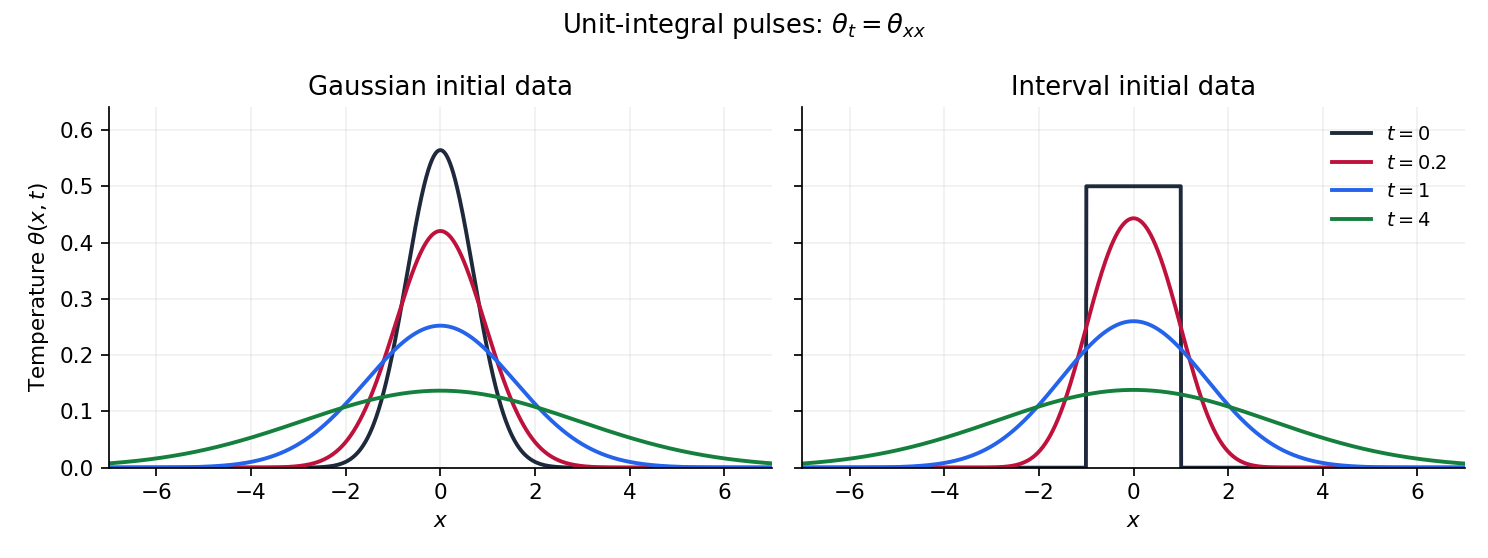

This figure's Python source:
"""Original heat-pulse profiles; Python 3.14, NumPy and Matplotlib.

Run in the mirrored _media paper directory; writes the PNG to cwd.
"""
from pathlib import Path
from math import erf
import numpy as np
import matplotlib
matplotlib.use('Agg')
import matplotlib.pyplot as plt

fig, axes = plt.subplots(1,2,figsize=(9.6,3.6),facecolor='white',sharey=True)
x=np.linspace(-7,7,1601)
erf_array=np.vectorize(erf)
colors=['#1e293b','#be123c','#2563eb','#15803d']
for t,color in zip([0,.2,1,4],colors):
    g=np.exp(-x*x/(1+4*t))/np.sqrt(np.pi*(1+4*t))
    pulse=.5*((x>-1)&(x<1)) if t==0 else .25*(erf_array((x+1)/(2*np.sqrt(t)))-erf_array((x-1)/(2*np.sqrt(t))))
    for ax,y in zip(axes,[g,pulse]):
        ax.plot(x,y,color=color,label=f'$t={t:g}$',lw=1.8)
for ax,title in zip(axes,['Gaussian initial data','Interval initial data']):
    ax.set(title=title,xlabel='$x$',xlim=(-7,7),ylim=(0,.64))
    ax.grid(alpha=.18)
    ax.spines[['top','right']].set_visible(False)
axes[0].set_ylabel(r'Temperature $\theta(x,t)$')
axes[1].legend(frameon=False,loc='upper right',fontsize=9)
fig.suptitle(r'Unit-integral pulses: $\theta_t=\theta_{xx}$',fontsize=12)
fig.tight_layout()
fig.savefig(Path.cwd()/Path(__file__).with_suffix('.png').name,dpi=155,facecolor='white')
plt.close(fig)
